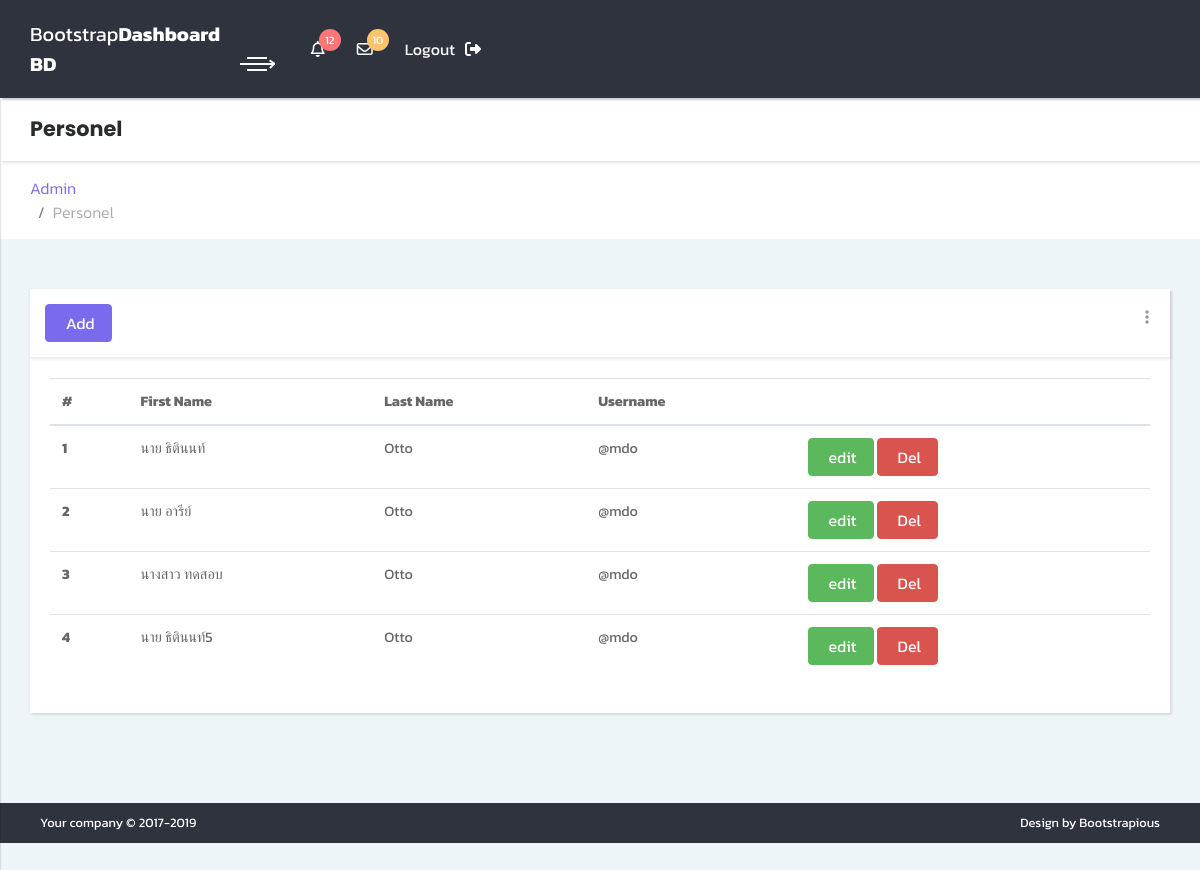
Screenshot of /index.php/admin/personel with the database file from the repository.
### tables this page shows
CREATE TABLE `personel_info` (
  `personel_id` int(15) NOT NULL,
  `title_id` int(11) DEFAULT NULL,
  `personel_gender` char(1) DEFAULT NULL,
  `personel_fname_th` varchar(100) DEFAULT NULL,
  `personel_fname_en` varchar(100) DEFAULT NULL,
  `personel_lname_th` varchar(100) DEFAULT NULL,
  `personel_lname_en` varchar(100) DEFAULT NULL,
  `type_id` int(11) DEFAULT NULL,
  `division_id` int(11) DEFAULT NULL,
  `positionacademic_id` int(11) DEFAULT NULL,
  `positionmanagement_id` int(11) DEFAULT NULL,
  `room_id` int(11) DEFAULT NULL,
  `personel_tel` varchar(100) DEFAULT NULL,
  `pesonel_tel_in` varchar(20) DEFAULT NULL,
  `personel_mail` varchar(100) DEFAULT NULL,
  `personel_hompage` varchar(500) DEFAULT NULL,
  `personel_pic` varchar(100) DEFAULT NULL,
  `personel_record_status` char(1) DEFAULT 'T',
  `personel_date` date DEFAULT NULL,
  `personel_last_user` varchar(100) DEFAULT NULL,
  `personel_username` varchar(100) DEFAULT NULL,
  `mejor_id` int(11) DEFAULT NULL,
  `personel_workdate` date DEFAULT NULL,
  `personel_containdate` date DEFAULT NULL
);

CREATE TABLE `personel_title` (
  `title_id` int(11) NOT NULL,
  `title_nameth` varchar(50) DEFAULT NULL,
  `title_nameen` varchar(50) DEFAULT NULL,
  `title_type` int(11) DEFAULT '1'
);

### application/libraries/Template.php (called while the page is built, shortened)
<?php if ( ! defined('BASEPATH')) exit('No direct script access allowed');
class Template {
    var $template_data = array();
    function set($name, $value)
    {
            $this->template_data[$name] = $value;
    }
    function load($template = '', $view = '' , $view_data = array(), $return = FALSE)
    {
            $this->CI =& get_instance();
            $this->set('contents', $this->CI->load->view($view, $view_data, TRUE));
            return $this->CI->load->view($template, $this->template_data, $return);
    }
}

### application/controllers/admin/personel.php (called while the page is built, shortened)
<?php
class personel extends CI_Controller {
                public function index()
	{
            $this->template->set('title', 'personel');
            $this->template->load('template_admin', 'admin/personel_view');
	}
}

### index.php (called while the page is built, shortened)
<?php
require_once BASEPATH.'core/CodeIgniter.php';

### application/models/sql_model.php (called while the page is built, shortened)
<?php if ( ! defined('BASEPATH')) exit('No direct script access allowed');
class sql_model extends CI_Model {
       function select($sql)
	{
		$query = $this->db->query($sql);
		if($query->num_rows()>0){
                       return $query->result();
		}else{
			return NULL;
		}
	}
}

### application/views/admin/personel_view.php (the view, shortened to what this page needs)
          <header class="page-header">
            <div class="container-fluid">
              <h2 class="no-margin-bottom">Personel</h2>
            </div>
          </header>
             <ul class="breadcrumb">
            <div class="container-fluid">
              <li class="breadcrumb-item"><a href="<?PHP echo base_url('index.php/admin/personel'); ?>">Admin</a></li>
              <li class="breadcrumb-item active">Personel</li>
            </div>
          </ul>
                  <section class="tables">
            <div class="container-fluid">
              <div class="row">
                <div class="col-lg-12">
                  <div class="card">
                    <div class="card-close">
                      <div class="dropdown">
                        <button type="button" id="closeCard" data-toggle="dropdown" aria-haspopup="true" aria-expanded="false" class="dropdown-toggle"><i class="fa fa-ellipsis-v"></i></button>
                      </div>
                    </div>
                    <div class="card-header d-flex align-items-center">
                      <a id="login" href="<?PHP echo base_url('index.php/admin/personel/frm_add'); ?>" class="btn btn-primary"><i class="icon-form"></i> Add</a>
                    </div>
                    <div class="card-body">
                      <table class="table">
                        <thead>
                          <tr>
                            <th>#</th>
                            <th>First Name</th>
                            <th>Last Name</th>
                            <th>Username</th>
                            <th></th>
                          </tr>
                        </thead>
                        <tbody>
                            <?PHP
                            $i=1;
                            $personel = $this->sql_model->select("SELECT
personel_info.personel_id,
personel_info.title_id,
personel_info.personel_gender,
personel_info.personel_fname_th,
personel_info.personel_fname_en,
personel_info.personel_lname_th,
personel_info.personel_lname_en,
personel_info.type_id,
personel_info.division_id,
personel_info.positionacademic_id,
personel_info.positionmanagement_id,
personel_info.room_id,
personel_info.personel_tel,
personel_info.pesonel_tel_in,
personel_info.personel_mail,
personel_info.personel_hompage,
personel_info.personel_pic,
personel_info.personel_record_status,
personel_info.personel_date,
personel_info.personel_last_user,
personel_info.personel_username,
personel_info.personel_workdate,
personel_info.personel_containdate,
personel_title.title_nameth
FROM
personel_info
Inner Join personel_title ON personel_title.title_id = personel_info.title_id
");
                          if($personel){
                                foreach ($personel as $value) {
                            ?>
                          <tr>
                            <th scope="row"><?PHP echo $i++; ?></th>
                            <td><?PHP echo $value->title_nameth.'   '.$value->personel_fname_th;?></td>
                            <td>Otto</td>
                            <td>@mdo</td>
                            <td><a href="<?PHP echo base_url('index.php/admin/personel/frm_edit/'.$value->personel_id); ?>" class="btn btn-success"><i class="icon-form"></i> edit</a> <a href="<?PHP echo base_url('index.php/admin/personel/delete/'.$value->personel_id); ?>" class="btn btn-danger"><i class="icon-form"></i> Del</a></td>
                          </tr>
                            <?PHP }} ?>
                        </tbody>
                      </table>
                    </div>
                  </div>
                </div>
              </div>
            </div>
                  </section>

### application/views/template_admin.php (shortened to what this page needs)
<!DOCTYPE html>
<html>
  <head>
<link rel="stylesheet" href="https://maxcdn.bootstrapcdn.com/bootstrap/4.0.0-alpha.6/css/bootstrap.min.css">
    <link rel="stylesheet" href="<?PHP echo base_url(); ?>asset/css/style.default.css" id="theme-stylesheet">
    <link rel="stylesheet" href="<?PHP echo base_url(); ?>asset/css/custom.css">
    <link rel="stylesheet" href="https://file.myfontastic.com/da58YPMQ7U5HY8Rb6UxkNf/icons.css">
  </head>
  <body>
      <div class="page home-page">
      <header class="header">
        <nav class="navbar">
          <div class="container-fluid">
            <div class="navbar-holder d-flex align-items-center justify-content-between">
              <div class="navbar-header">
                <a href="index.html" class="navbar-brand">
                  <div class="brand-text brand-big hidden-lg-down"><span>Bootstrap </span><strong>Dashboard</strong></div>
                  <div class="brand-text brand-small"><strong>BD</strong></div></a>
                <a id="toggle-btn" href="#" class="menu-btn active"><span></span><span></span><span></span></a>
              </div>
              <ul class="nav-menu list-unstyled d-flex flex-md-row align-items-md-center">
                <li class="nav-item dropdown"> <a id="notifications" rel="nofollow" data-target="#" href="#" data-toggle="dropdown" aria-haspopup="true" aria-expanded="false" class="nav-link"><i class="fa fa-bell-o"></i><span class="badge bg-red">12</span></a>
                </li>
                <li class="nav-item dropdown"> <a id="messages" rel="nofollow" data-target="#" href="#" data-toggle="dropdown" aria-haspopup="true" aria-expanded="false" class="nav-link"><i class="fa fa-envelope-o"></i><span class="badge bg-orange">10</span></a>
                </li>
                <li class="nav-item"><a href="<?PHP echo base_url('index.php/Welcome/logout'); ?>" class="nav-link logout">Logout<i class="fa fa-sign-out"></i></a></li>
              </ul>
            </div>
          </div>
        </nav>
      </header>
           <div class="page-content d-flex align-items-stretch">
            <div class="content-inner">
                <?PHP echo $contents ?>
                      <footer class="main-footer">
                        <div class="container-fluid">
                          <div class="row">
                            <div class="col-sm-6">
                              <p>Your company &copy; 2017-2019</p>
                            </div>
                            <div class="col-sm-6 text-right">
                              <p>Design by <a href="https://bootstrapious.com/admin-templates" class="external">Bootstrapious</a></p>
                            </div>
                          </div>
                        </div>
                      </footer>
             </div>
            </div>
      </div>
  </body>
</html>

### application/views/template_admin.php (style rules this page uses)
body { font-family: 'Kanit', sans-serif; }

### rows the page displays
personel_info: title.title_nameth "นาย", personel_fname_th "ธิตินนท์"
personel_info: title.title_nameth "นาย", personel_fname_th "อารีย์"
personel_info: title.title_nameth "นางสาว", personel_fname_th "ทดสอบ"
personel_info: title.title_nameth "นาย", personel_fname_th "ธิตินนท์5"
